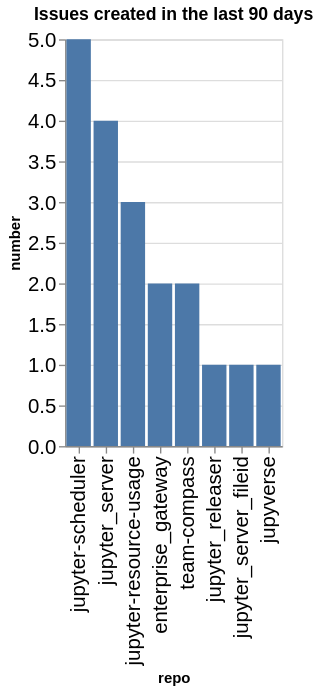

The cell this chart's notebook holds for it:
### Code cell
created_counts = created.groupby(['org', 'repo']).count()['number'].reset_index()
created_counts['org/repo'] = created_counts.apply(lambda a: a['org'] + '/' + a['repo'], axis=1)
sorted_vals = created_counts.sort_values(['org', 'number'], ascending=False)['repo'].values
alt.Chart(data=created_counts, title=f"Issues created in the last {n_days} days").mark_bar().encode(
    x=alt.X('repo', sort=alt.Sort(sorted_vals.tolist())),
    y='number',
)

### Figure 1 — Vega-Lite specification as saved in the notebook (floating-point values rounded to 4 significant figures)
{"config": {"axisLeft": {"labelFontSize": 15}, "axisBottom": {"labelFontSize": 15}}, "data": {"name": "data-b1eb2f3a5cbbe35bacee68b390c0bfd0"}, "mark": {"type": "bar"}, "encoding": {"x": {"field": "repo", "sort": ["jupyter-scheduler", "jupyter_server", "jupyter-resource-usage", "enterprise_gateway", "team-compass", "jupyter_releaser", "jupyter_server_fileid", "jupyverse"], "type": "nominal"}, "y": {"field": "number", "type": "quantitative"}}, "title": "Issues created in the last 90 days", "$schema": "https://vega.github.io/schema/vega-lite/v5.20.1.json", "datasets": {"data-b1eb2f3a5cbbe35bacee68b390c0bfd0": [{"org": "jupyter-server", "repo": "enterprise_gateway", "number": 2, "org/repo": "jupyter-server/enterprise_gateway"}, {"org": "jupyter-server", "repo": "jupyter-resource-usage", "number": 3, "org/repo": "jupyter-server/jupyter-resource-usage"}, {"org": "jupyter-server", "repo": "jupyter-scheduler", "number": 5, "org/repo": "jupyter-server/jupyter-scheduler"}, {"org": "jupyter-server", "repo": "jupyter_releaser", "number": 1, "org/repo": "jupyter-server/jupyter_releaser"}, {"org": "jupyter-server", "repo": "jupyter_server", "number": 4, "org/repo": "jupyter-server/jupyter_server"}, {"org": "jupyter-server", "repo": "jupyter_server_fileid", "number": 1, "org/repo": "jupyter-server/jupyter_server_fileid"}, {"org": "jupyter-server", "repo": "jupyverse", "number": 1, "org/repo": "jupyter-server/jupyverse"}, {"org": "jupyter-server", "repo": "team-compass", "number": 2, "org/repo": "jupyter-server/team-compass"}]}}
